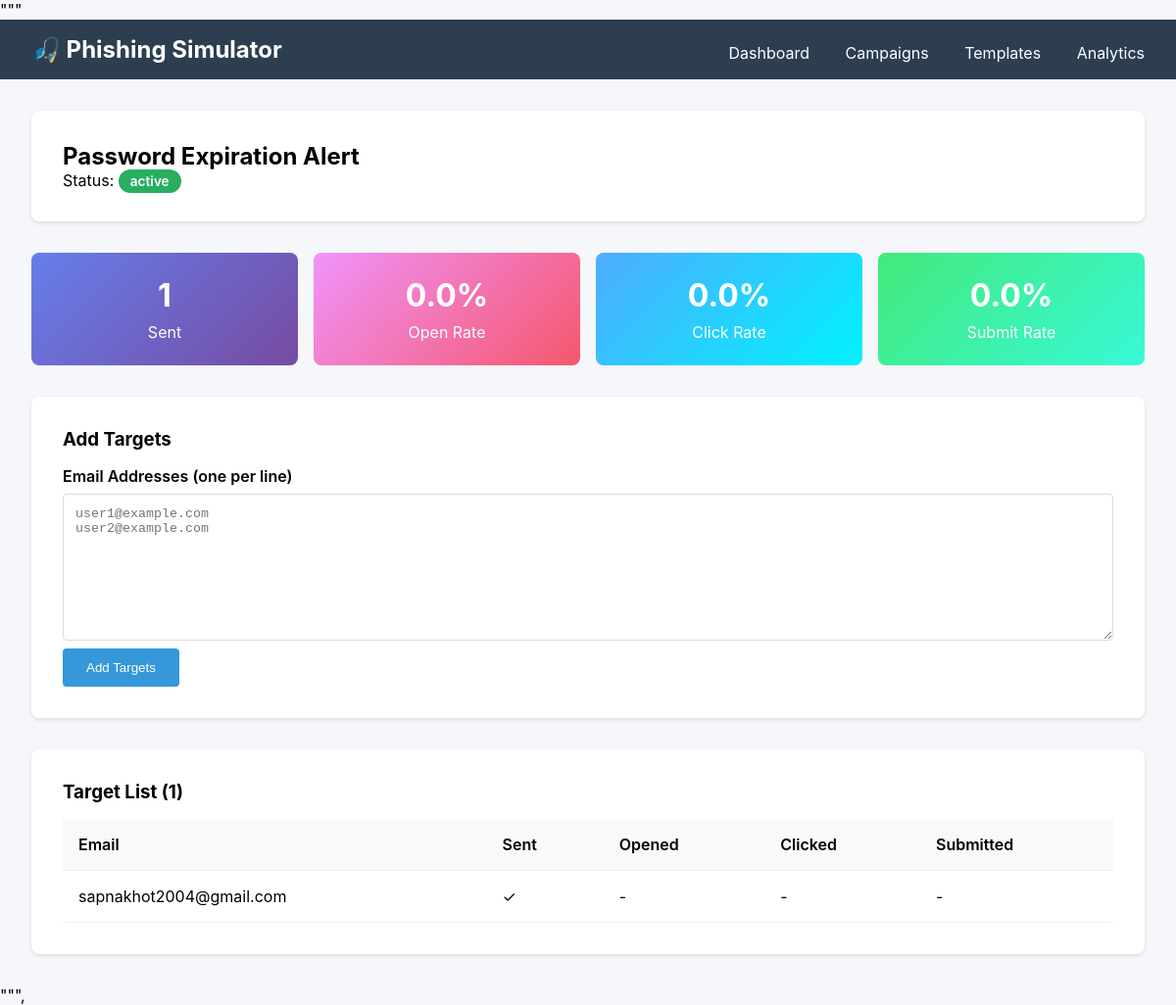
Page /campaign/1 on the committed database.
### app.py (models this page shows, shortened)
class Campaign(db.Model):
    id = db.Column(db.Integer, primary_key=True)
    name = db.Column(db.String(200), nullable=False)
    description = db.Column(db.Text)
    template_id = db.Column(db.Integer, db.ForeignKey('template.id'))
    created_at = db.Column(db.DateTime, default=datetime.utcnow)
    launched_at = db.Column(db.DateTime)
    status = db.Column(db.String(50), default='draft')  # draft, active, completed, paused
    targets = db.relationship('Target', backref='campaign', lazy=True, cascade='all, delete-orphan')

class Target(db.Model):
    id = db.Column(db.Integer, primary_key=True)
    email = db.Column(db.String(200), nullable=False)
    name = db.Column(db.String(200))
    department = db.Column(db.String(100))
    campaign_id = db.Column(db.Integer, db.ForeignKey('campaign.id'), nullable=False)
    token = db.Column(db.String(100), unique=True, nullable=False)
    sent_at = db.Column(db.DateTime)
    opened_at = db.Column(db.DateTime)
    clicked_at = db.Column(db.DateTime)
    submitted_at = db.Column(db.DateTime)
    submitted_data = db.Column(db.Text)
    ip_address = db.Column(db.String(50))
    user_agent = db.Column(db.String(500))

### app.py (the view)
@app.route('/campaign/<int:campaign_id>')
def campaign_detail(campaign_id):
    campaign = Campaign.query.get_or_404(campaign_id)
    stats = calculate_campaign_stats(campaign)
    return render_template('campaign_detail.html',
                           campaign=campaign,
                           stats=stats)

### app.py (called while the page is built)
def calculate_campaign_stats(campaign):
    total = len(campaign.targets)
    sent = sum(1 for t in campaign.targets if t.sent_at)
    opened = sum(1 for t in campaign.targets if t.opened_at)
    clicked = sum(1 for t in campaign.targets if t.clicked_at)
    submitted = sum(1 for t in campaign.targets if t.submitted_at)
    return {
        'total': total,
        'sent': sent,
        'opened': opened,
        'clicked': clicked,
        'submitted': submitted,
        'open_rate': round(opened / sent * 100, 1) if sent > 0 else 0,
        'click_rate': round(clicked / sent * 100, 1) if sent > 0 else 0,
        'submit_rate': round(submitted / sent * 100, 1) if sent > 0 else 0
    }

### templates/campaign_detail.html (shortened to what this page needs)
{% extends "base.html" %}
{% block content %}
<div class="card">
    <h2>{{ campaign.name }}</h2>
    <p>Status: <strong class="status-badge status-{{ campaign.status }}">{{ campaign.status }}</strong></p>
</div>
<div class="stats-grid">
    <div class="stat-card" style="background: linear-gradient(135deg, #667eea 0%, #764ba2 100%);">
        <h3>{{ stats.sent }}</h3><p>Sent</p>
    </div>
    <div class="stat-card" style="background: linear-gradient(135deg, #f093fb 0%, #f5576c 100%);">
        <h3>{{ stats.open_rate }}%</h3><p>Open Rate</p>
    </div>
    <div class="stat-card" style="background: linear-gradient(135deg, #4facfe 0%, #00f2fe 100%);">
        <h3>{{ stats.click_rate }}%</h3><p>Click Rate</p>
    </div>
    <div class="stat-card" style="background: linear-gradient(135deg, #43e97b 0%, #38f9d7 100%);">
        <h3>{{ stats.submit_rate }}%</h3><p>Submit Rate</p>
    </div>
</div>
<div class="card">
    <h3>Add Targets</h3>
    <form method="POST" action="/campaign/{{ campaign.id }}/add_targets">
        <label>Email Addresses (one per line)</label>
        <textarea name="emails" required placeholder="user1@example.com&#10;user2@example.com"></textarea>
        <button type="submit" class="btn">Add Targets</button>
    </form>
</div>
<div class="card">
    <h3>Target List ({{ campaign.targets|length }})</h3>
    {% if campaign.targets %}
    <table>
        <thead><tr><th>Email</th><th>Sent</th><th>Opened</th><th>Clicked</th><th>Submitted</th></tr></thead>
        <tbody>
            {% for t in campaign.targets %}
            <tr>
                <td>{{ t.email }}</td>
                <td>{% if t.sent_at %}✓{% else %}-{% endif %}</td>
                <td>{% if t.opened_at %}✓{% else %}-{% endif %}</td>
                <td>{% if t.clicked_at %}✓{% else %}-{% endif %}</td>
                <td>{% if t.submitted_at %}✓{% else %}-{% endif %}</td>
            </tr>
            {% endfor %}
        </tbody>
    </table>
    {% else %}
    <p style="color: #7f8c8d;">No targets added.</p>
    {% endif %}
</div>
{% endblock %}

### templates/base.html (style rules this page uses)
* { margin: 0; padding: 0; box-sizing: border-box; }
body { font-family: -apple-system, system-ui, sans-serif; background: #f5f7fa; }
.card { background: white; border-radius: 8px; padding: 2rem; margin-bottom: 2rem; box-shadow: 0 2px 4px rgba(0,0,0,0.1); }
.btn { background: #3498db; color: white; padding: 0.75rem 1.5rem; border: none; border-radius: 4px; cursor: pointer; text-decoration: none; display: inline-block; }
table { width: 100%; border-collapse: collapse; margin-top: 1rem; }
th, td { padding: 1rem; text-align: left; border-bottom: 1px solid #ecf0f1; }
th { background: #f8f9fa; font-weight: 600; }
input, textarea, select { width: 100%; padding: 0.75rem; border: 1px solid #ddd; border-radius: 4px; margin: 0.5rem 0; }
textarea { min-height: 150px; font-family: monospace; }
label { display: block; margin-top: 1rem; font-weight: 600; }
.stats-grid { display: grid; grid-template-columns: repeat(auto-fit, minmax(200px, 1fr)); gap: 1rem; margin: 2rem 0; }
.stat-card { padding: 1.5rem; border-radius: 8px; text-align: center; color: white; }
.stat-card h3 { font-size: 2rem; margin-bottom: 0.5rem; }
.status-badge { padding: 0.25rem 0.75rem; border-radius: 12px; font-size: 0.85rem; font-weight: 600; }
.status-active { background: #27ae60; color: white; }

### rows in the picture
Campaign: name "Password Expiration Alert", status "active"
Target: email "sapnakhot2004@gmail.com"

### other values in the picture
{{ stats.sent }} "1"
{{ stats.open_rate }} "0.0"
{{ stats.click_rate }} "0.0"
{{ stats.submit_rate }} "0.0"
{{ campaign.targets|length }} "1"
